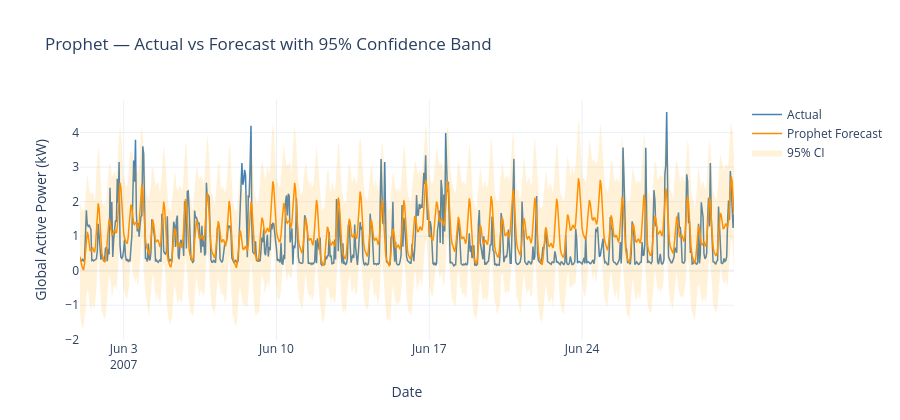

The cell this chart's notebook holds for it:
### Code cell
# ── 11.2 Prophet — Actual vs Forecast with Confidence Interval ──────────────
test_forecast_prophet = forecast[forecast['ds'].isin(y_test_prophet.index.values)]

fig = go.Figure()
fig.add_trace(go.Scatter(
    x=y_test_prophet.index, y=y_test_prophet.values,
    mode='lines', name='Actual', line=dict(color='steelblue', width=1.5)
))
fig.add_trace(go.Scatter(
    x=test_forecast_prophet['ds'], y=test_forecast_prophet['yhat'],
    mode='lines', name='Prophet Forecast', line=dict(color='darkorange', width=1.5)
))
fig.add_trace(go.Scatter(
    x=pd.concat([test_forecast_prophet['ds'], test_forecast_prophet['ds'][::-1]]),
    y=pd.concat([test_forecast_prophet['yhat_upper'], test_forecast_prophet['yhat_lower'][::-1]]),
    fill='toself', fillcolor='rgba(255,165,0,0.15)',
    line=dict(color='rgba(255,255,255,0)'), name='95% CI'
))
fig.update_layout(
    title='Prophet — Actual vs Forecast with 95% Confidence Band',
    xaxis_title='Date', yaxis_title='Global Active Power (kW)',
    template='plotly_white', height=420
)
fig.show()

### Figure 1 — Plotly figure (JSON) as saved in the notebook; plotly's stock layout.template omitted (floating-point values rounded to 4 significant figures; data arrays with more than 128 entries replaced by an {"elided": "..."} marker saying what was removed)
{"data": [{"line": {"color": "steelblue", "width": 1.5}, "mode": "lines", "name": "Actual", "type": "scatter", "x": {"elided": "720 str values"}, "y": {"elided": "720 float values"}}, {"line": {"color": "darkorange", "width": 1.5}, "mode": "lines", "name": "Prophet Forecast", "type": "scatter", "x": {"elided": "720 str values"}, "y": {"elided": "720 float values"}}, {"fill": "toself", "fillcolor": "rgba(255,165,0,0.15)", "line": {"color": "rgba(255,255,255,0)"}, "name": "95% CI", "type": "scatter", "x": {"elided": "1440 str values"}, "y": {"elided": "1440 float values"}}], "layout": {"height": 420, "title": {"text": "Prophet — Actual vs Forecast with 95% Confidence Band"}, "xaxis": {"title": {"text": "Date"}}, "yaxis": {"title": {"text": "Global Active Power (kW)"}}}}
